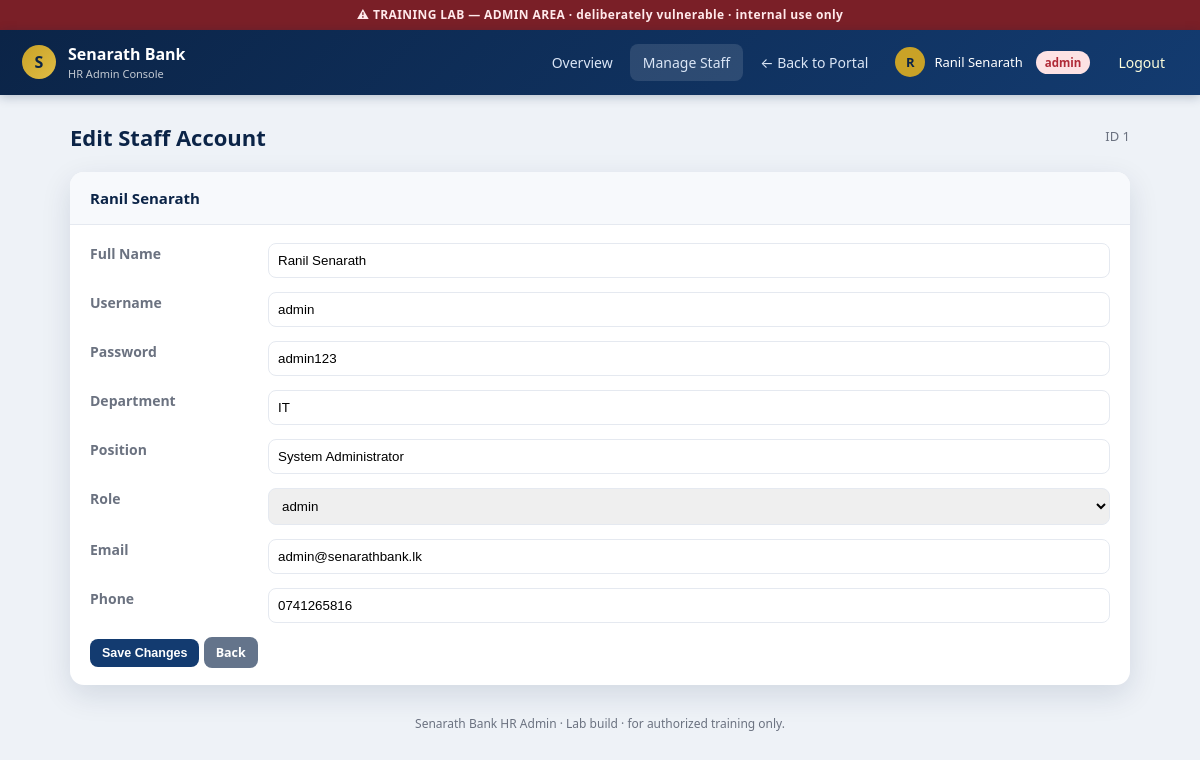
The app's page /web/src/admin/edit_user.php?id=1 (signed in) with its own data.
### tables this page shows
CREATE TABLE users (
  id            INT AUTO_INCREMENT PRIMARY KEY,
  username      VARCHAR(50)  NOT NULL,
  password      VARCHAR(255) NOT NULL,          
  full_name     VARCHAR(120) NOT NULL,
  gender        CHAR(1),
  dob           DATE,
  nic           VARCHAR(20),
  email         VARCHAR(120),
  phone         VARCHAR(20),
  address       VARCHAR(200),
  department    VARCHAR(80),
  position      VARCHAR(80),
  role          VARCHAR(20)  DEFAULT 'employee', 
  bank_account  VARCHAR(30),
  date_joined   DATE,
  status        VARCHAR(20)  DEFAULT 'active',
  emergency_contact VARCHAR(120)
);

### web/src/admin/edit_user.php (the view, shortened to what this page needs)
<?php
require_once __DIR__ . '/../db.php';
require_once __DIR__ . '/admin_partials.php';
$id  = $_GET['id'] ?? 0;
$u = mysqli_fetch_assoc(mysqli_query($conn, "SELECT * FROM users WHERE id = $id LIMIT 1"));
?>
<div class="page-title"><h2>Edit Staff Account</h2><span class="crumb">ID <?= htmlspecialchars($u['id']) ?></span></div>
<div class="panel">
  <h3><?= htmlspecialchars($u['full_name']) ?></h3>
  <div class="body">
    <form method="post">
      <div class="kv" style="grid-template-columns:160px 1fr;row-gap:14px">
        <div class="key">Full Name</div><div><input name="full_name" value="<?= htmlspecialchars($u['full_name']) ?>" style="width:100%;padding:9px;border:1.5px solid var(--line);border-radius:8px"></div>
        <div class="key">Username</div><div><input name="username" value="<?= htmlspecialchars($u['username']) ?>" style="width:100%;padding:9px;border:1.5px solid var(--line);border-radius:8px"></div>
        <div class="key">Password</div><div><input name="password" value="<?= htmlspecialchars($u['password']) ?>" style="width:100%;padding:9px;border:1.5px solid var(--line);border-radius:8px"></div>
        <div class="key">Department</div><div><input name="department" value="<?= htmlspecialchars($u['department']) ?>" style="width:100%;padding:9px;border:1.5px solid var(--line);border-radius:8px"></div>
        <div class="key">Position</div><div><input name="position" value="<?= htmlspecialchars($u['position']) ?>" style="width:100%;padding:9px;border:1.5px solid var(--line);border-radius:8px"></div>
        <div class="key">Role</div><div>
          <select name="role" style="width:100%;padding:9px;border:1.5px solid var(--line);border-radius:8px">
            <?php foreach (['employee','manager','admin'] as $r): ?>
              <option value="<?= $r ?>" <?= $u['role']===$r?'selected':'' ?>><?= $r ?></option>
            <?php endforeach; ?>
          </select></div>
        <div class="key">Email</div><div><input name="email" value="<?= htmlspecialchars($u['email']) ?>" style="width:100%;padding:9px;border:1.5px solid var(--line);border-radius:8px"></div>
        <div class="key">Phone</div><div><input name="phone" value="<?= htmlspecialchars($u['phone']) ?>" style="width:100%;padding:9px;border:1.5px solid var(--line);border-radius:8px"></div>
      </div>
      <div style="margin-top:16px"><button class="btn-sm" type="submit">Save Changes</button>
        <a class="btn-sm" href="users.php" style="background:#64748b">Back</a></div>
    </form>
  </div>
</div>

### web/src/assets/css/style.css (style rules this page uses)
:root { --navy:#0b2447; --navy2:#133b70; --gold:#c9a227; --gold2:#e0bd45; --bg:#eef2f7; --card:#ffffff; --ink:#1f2a37; --muted:#6b7280; --line:#e5e9f0; --ok:#157347; --warn:#b02a37; --radius:14px; --shadow:0 10px 30px rgba(11,36,71,.12); }
* { box-sizing:border-box }
html,body { margin:0;padding:0 }
body { font-family:"Segoe UI",system-ui,-apple-system,Roboto,Arial,sans-serif; background:var(--bg); color:var(--ink); line-height:1.5; }
a { color:var(--navy2);text-decoration:none }
.page-title { display:flex;align-items:center;justify-content:space-between;margin-bottom:18px }
.page-title h2 { margin:0;font-size:22px;color:var(--navy) }
.crumb { color:var(--muted);font-size:13px }
.panel { background:var(--card);border-radius:var(--radius);box-shadow:var(--shadow);margin-bottom:22px;overflow:hidden }
.panel h3 { margin:0;padding:15px 20px;border-bottom:1px solid var(--line);font-size:15px;color:var(--navy);background:#f7f9fc }
.panel .body { padding:18px 20px }
.kv { display:grid;grid-template-columns:180px 1fr;gap:10px 18px;font-size:14px }
.kv .key { color:var(--muted);font-weight:600 }
.btn-sm { padding:7px 12px;border-radius:8px;border:0;background:var(--navy2);color:#fff;font-size:12.5px;cursor:pointer;font-weight:600 }

### records on screen
users: id "1", full_name "Ranil Senarath", username "admin", password "admin123", department "IT", position "System Administrator", role "admin", email "admin@senarathbank.lk", phone "0741265816"

### other values on screen
$it[1] "Overview"
$it[1] "Manage Staff"
$init "R"
$name "Ranil Senarath"
$role "admin"
